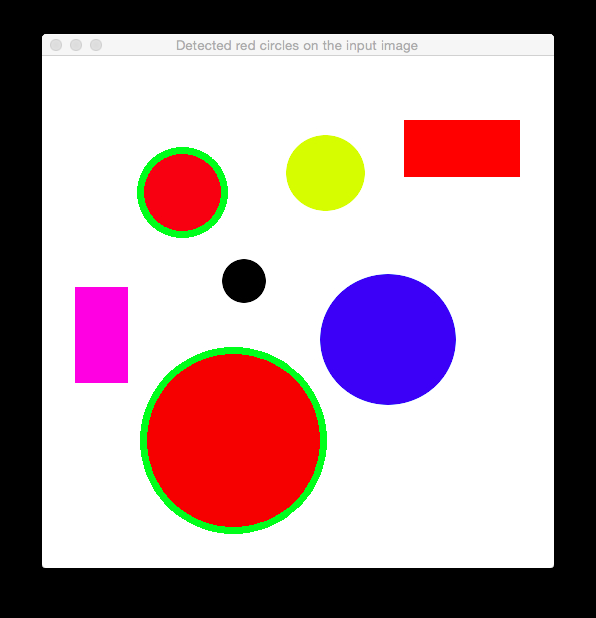
//> input picture Proje0/resim2.png, 596 x 618 px, given in place of the camera
$ ./detect   (built with g++ and OpenCV 4)
//> lines starting //> are read from the running program, lines starting //| are printed output that depends on the picture; after the words box and inside, x2 and y2 are one past the last pixel; in counts of white or black regions, pixels touching at a corner belong together
#include <iostream>
#include <opencv2/highgui.hpp>
#include <opencv2/imgproc.hpp>

using namespace std;
using namespace cv;

int main()
{
    VideoCapture vid(0);
    if(!vid.isOpened())
    {
        cout << "Kamera açılamadı !" << endl;
        return -1;
    }

    Mat video, HSV;

    while(1)
    {
        bool success = vid.read(video);
//> video is the input picture: 618 rows x 596 cols, CV_8UC3; mean B, G, R 156.4, 150.5, 175.2
        if(!success)
        {
            cout << "Video akışı okunamadı !" << endl;
            return -1;
        }

        Mat original = video.clone();
        medianBlur(video, video, 3);
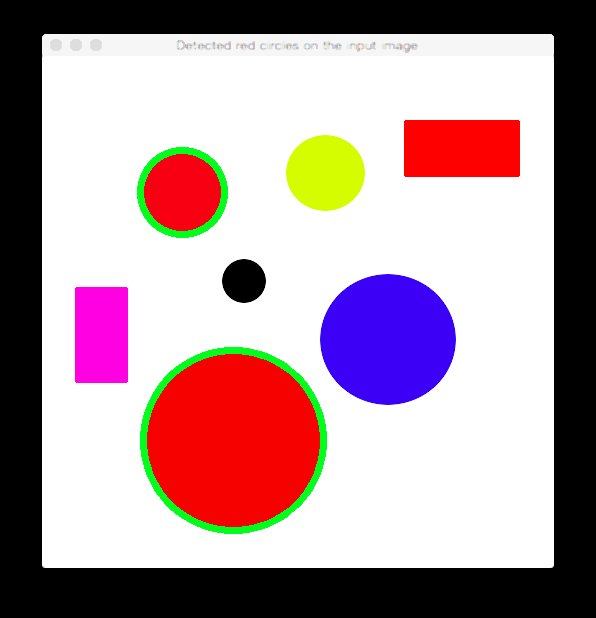
//> video: 618 rows x 596 cols, CV_8UC3; 1.27% of pixels changed, all inside (x1, y1, x2, y2) = (42, 34, 554, 568)

        cvtColor(video, HSV, COLOR_BGR2HSV);
//> HSV: 618 rows x 596 cols, CV_8UC3; mean H, S, V 11, 44.5, 186.9

        Mat up_red;
        inRange(HSV, Scalar(170, 150, 100), Scalar(179, 255, 255), up_red);
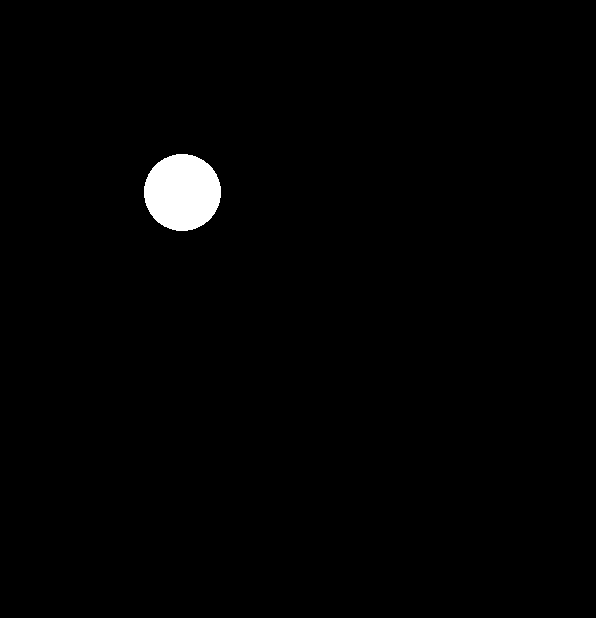
//> up_red: 618 rows x 596 cols, CV_8UC1; 1.3% white; 1 white region, box (x1, y1, x2, y2) and area: (144, 154, 221, 231) 4649

        erode(up_red, up_red, getStructuringElement(MORPH_ELLIPSE, Size(5, 5)) );
        dilate( up_red, up_red, getStructuringElement(MORPH_ELLIPSE, Size(5, 5)) );

        dilate( up_red, up_red, getStructuringElement(MORPH_ELLIPSE, Size(5, 5)) );
        erode(up_red, up_red, getStructuringElement(MORPH_ELLIPSE, Size(5, 5)) );

        GaussianBlur(up_red, up_red, Size(9, 9), 2, 2);
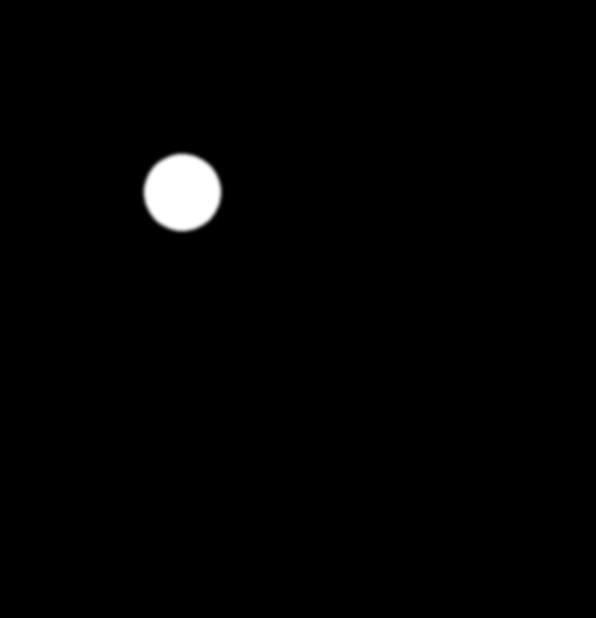
//> up_red: 618 rows x 596 cols, CV_8UC1; min 0, max 255, mean 3.2

        vector<Vec3f> circles;
        HoughCircles(up_red, circles, HOUGH_GRADIENT, 1, up_red.rows/8, 100, 20, 0, 0);
//> circles = 1 circle (x, y, radius): [182.5, 192.5, 38.2]

        for(size_t current = 0; current < circles.size(); ++current)
        {
            Point center(round(circles[current][0]), round(circles[current][1]));
            int radius = round(circles[current][2]);

            circle(original, center, radius, Scalar(0, 255, 0), 5);
        }
//> this loop made 1 pass
//> (center, radius) on pass 1: (Point(183, 193), 38)
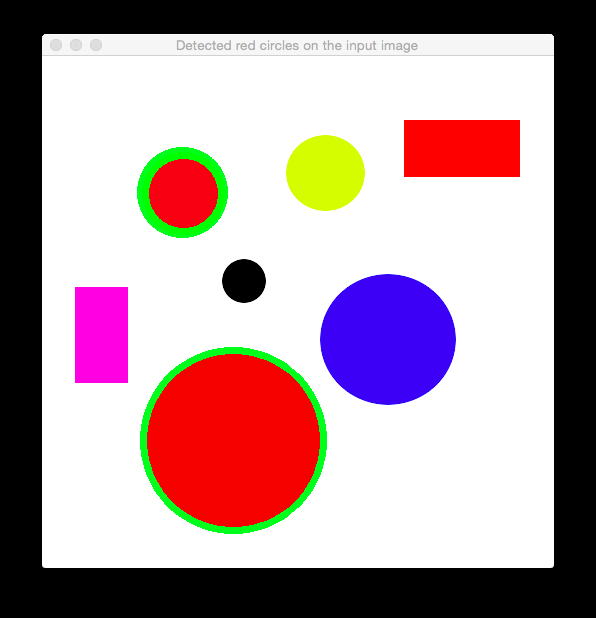
//> original: 618 rows x 596 cols, CV_8UC3; 0.45% of pixels changed, all inside (x1, y1, x2, y2) = (142, 152, 225, 235)

        namedWindow("Threshold", WINDOW_AUTOSIZE);
        imshow("Threshold", up_red);
        namedWindow("Orjinal", WINDOW_AUTOSIZE);
        imshow("Orjinal", original);

        if (waitKey(30) == 27)
//> the Esc key is pressed
            break;
    }
}
